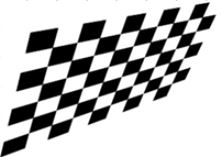
#> input picture image/skewed_chess_board.JPG, 222 x 157 px, found by its file name
$ python CornerDetectors.py
#> lines starting #> are read from the running program, lines starting #| are printed output that depends on the picture; after the words box and inside, x2 and y2 are one past the last pixel; in counts of white or black regions, pixels touching at a corner belong together

# coding: utf-8

# In[1]:


import numpy as np
import matplotlib.pyplot as plt
import cv2
#get_ipython().magic('matplotlib inline')


# In[2]:


image = cv2.imread('../image/skewed_chess_board.jpg')
#> image is the input picture: shape (157, 222, 3); min 0, max 255, mean 186.3
image_copy = np.copy(image)

image_copy = cv2.cvtColor(image_copy,cv2.COLOR_BGR2RGB)
plt.imshow(image_copy)


# In[3]:


gray = cv2.cvtColor(image_copy,cv2.COLOR_RGB2GRAY)
plt.imshow(gray, cmap='gray')


# In[5]:


#convert gray to float32
gray = np.float32(gray)

#detect corners
dst = cv2.cornerHarris(gray,2,3,0.04)
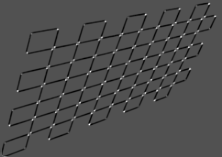
#> dst: shape (157, 222) float32; min -83001320, max 176005008, mean -3815091.8; drawn with min black and max white


# In[7]:


dst = cv2.dilate(dst,None)
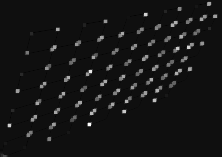
#> dst: shape (157, 222) float32; min -11215347, max 176005008, mean 4307447.5; drawn with min black and max white
plt.imshow(dst, cmap='gray')


# In[11]:


#define threshold for defining strong corners
thresh= 0.01*dst.max()
#> thresh = 1760050.1

corner_image= np.copy(image_copy)
#if passed thru threshold iterate thru all the corners and draw them on the image

for j in range(0, dst.shape[0]):
    for i in range(0, dst.shape[1]):
        if (dst[j,i] > thresh):
            #image , center point , radius, color , thickness
            cv2.circle(corner_image,(i,j),1,(0,255,0),1)
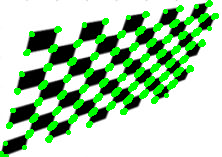
#> corner_image: shape (157, 222, 3); 13.63% of pixels changed, all inside (x1, y1, x2, y2) = (0, 0, 219, 157)
plt.imshow(corner_image)


# In[ ]:
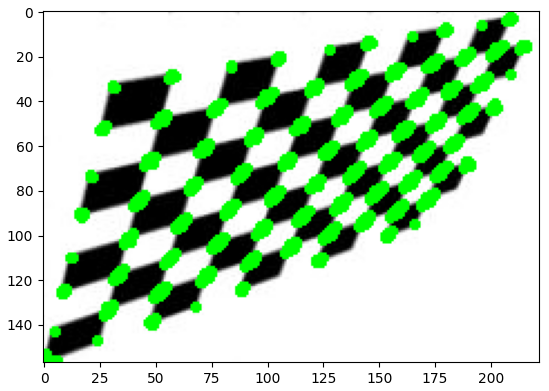
#> figure drawn by matplotlib, 1 panel

$ run again, with image/face1.JPG copied over image/skewed_chess_board.JPG
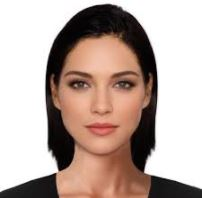
#> input picture image/face1.JPG, 202 x 198 px, found by its file name
#> image is the input picture: shape (198, 202, 3); mean B, G, R 160.8, 168.7, 187.1
#> `dst = cv2.dilate(dst,None)`:
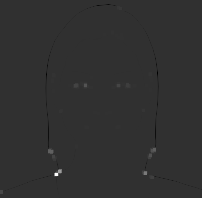
#> dst: shape (198, 202) float32; min -14169534, max 60467644, mean 39142.4; drawn with min black and max white
#> thresh = 604676.4
#> after the loop `for j in range(0, dst.shape[0]):`:
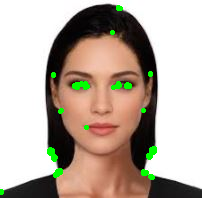
#> corner_image: shape (198, 202, 3); mean R, G, B 184.8, 171.8, 159.1
